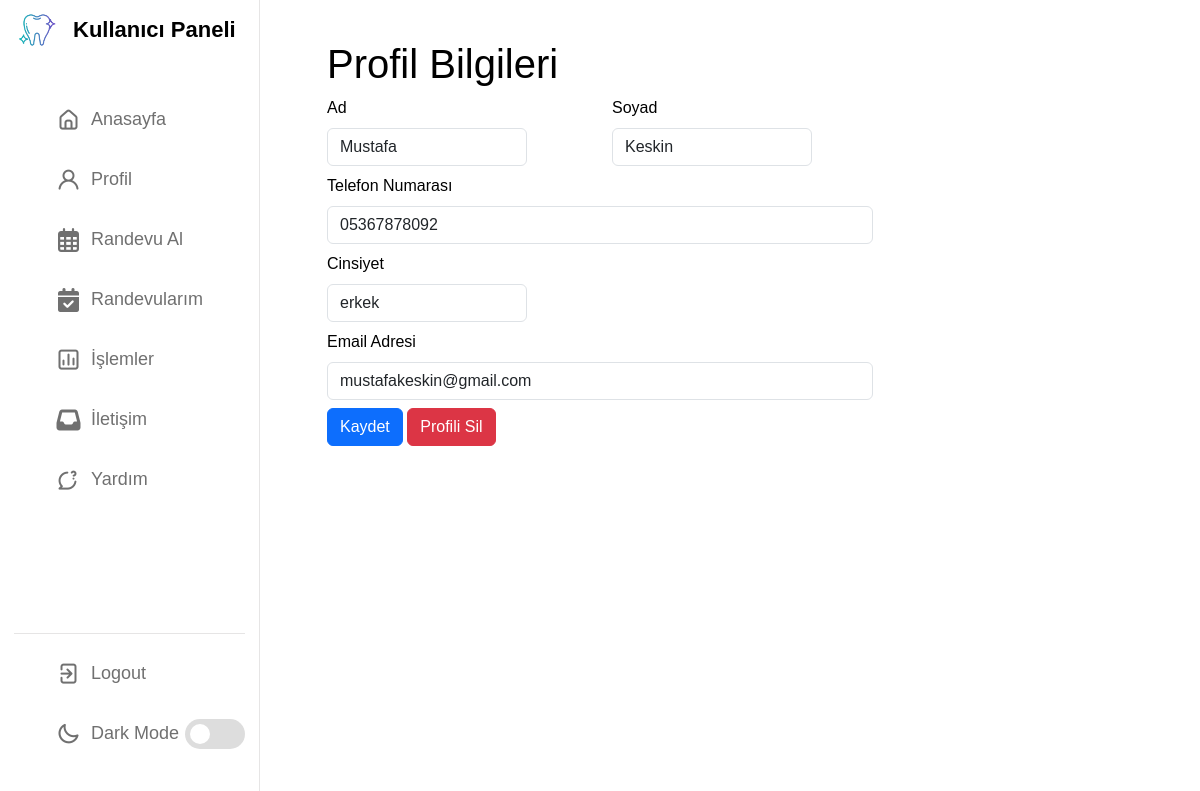
The page /php/profil.php (signed in) on the database its author committed.
### tables this page shows
CREATE TABLE `uyebilgileri_tablosu` (
  `id` int(6) UNSIGNED NOT NULL,
  `ad` varchar(30) NOT NULL,
  `surname` varchar(30) NOT NULL,
  `telefon` varchar(15) NOT NULL,
  `cinsiyet` varchar(10) NOT NULL,
  `email` varchar(50) NOT NULL,
  `sifre` varchar(50) NOT NULL
);

### php/profil.php (the view, shortened to what this page needs)
<!DOCTYPE html>
<html lang="en">
<head>
  <link rel="stylesheet" href="../css/style.css">
  <link href="https://cdn.jsdelivr.net/npm/bootstrap@5.3.0/dist/css/bootstrap.min.css" rel="stylesheet"
>
  <link rel="stylesheet" href="https://unicons.iconscout.com/release/v4.0.0/css/line.css">
</head>
<body>
  <nav>
  <div class="logo-name">
        <div class="logo-imge">
          <img src="../images/ikon.webp" alt="logo">
        </div>
        <span class="logo_name">Kullanıcı Paneli</span>
      </div>
      <div class="menu-items">
        <ul class="nav-links">
          <li>
            <a href="dashboard.php">
              <i class="uil uil-estate"></i>
              <span class="link-name">Anasayfa</span>
            </a>
          </li>
          <li>
            <a href="profil.php">
              <i class="uil uil-user"></i>
              <span class="link-name">Profil</span>
            </a>
          </li>
          <li>
            <a href="userranal.php">
            <i class="fa-regular fa-calendar-days"></i>
              <span class="link-name">Randevu Al</span>
            </a>
          </li>
          <li>
            <a href="randevularım.php">
            <i class="fa-solid fa-calendar-check"></i>
              <span class="link-name">Randevularım</span>
            </a>
          </li>
          <li><a href="İşlemler.php">
              <i class="uil uil-chart"></i>
              <span class="link-name">İşlemler</span>
            </a></li>
          <li><a href="İletişim.php">
              <i class="fa-solid fa-inbox"></i>
              <span class="link-name">İletişim</span>
            </a></li>
          <li>
            <a href="Yardım.php">
              <i class="uil uil-comment-question"></i>
              <span class="link-name">Yardım</span>
            </a>
          </li>
        </ul>
        <ul class="logout-mod">
          <li><a href="logout.php">
              <i class="uil uil-signout"></i>
              <span class="link-name">Logout</span>
            </a></li>
          <li class="mode">
            <a href="#">
              <i class="uil uil-moon"></i>
              <span class="link-name">Dark Mode</span>
            </a>
            <div class="mode-toggle">
              <span class="switch"></span>
            </div>
          </li>
        </ul>
      </div>
  </nav>
  <div class="col-15" style="height: 50.2vw; background-color: var(--primary-color); color: var(--text-color); padding-top: 20px;">
    <?php
    $conn = mysqli_connect("localhost", "root", "", "dental");
    $email = $_SESSION["email"];
    $sql = "SELECT id, ad, surname, telefon, cinsiyet, email FROM uyebilgileri_tablosu WHERE email = '$email'";
    $result = $conn->query($sql);
    if ($result->num_rows > 0) {
      $row = $result->fetch_assoc();
      $ad = $row["ad"];
      $soyad = $row["surname"];
      $telefon = $row["telefon"];
      $cinsiyet = $row["cinsiyet"];
      $email = $row["email"];
    ?>
      <div class="col-15" style="height: 50.2vw; background-color: var(--primary-color); color: var(--text-color); padding-top: 20px;">
        <div class="container">
          <div class="row">
            <div class="col-md-6 offset-md-3">
              <h1>Profil Bilgileri</h1>
              <form method="post">
                <div class="row">
                  <div class="col">
                    <div class="form-outline mb-2" style="width: 200px">
                      <label class="form-label" for="name">Ad</label>
                      <input type="text" id="name" name="name" class="form-control" value="<?php echo $ad; ?>" readonly>
                    </div>
                  </div>
                  <div class="col">
                    <div class="form-outline mb-2" style="width: 200px">
                      <label class="form-label" for="surname">Soyad</label>
                      <input type="text" id="surname" name="surname" class="form-control" value="<?php echo $soyad; ?>" readonly>
                    </div>
                  </div>
                </div>
                <div class="form-outline mb-2">
                  <label class="form-label" for="telefon">Telefon Numarası</label>
                  <input type="tel" id="telefon" name="telefon" class="form-control" value="<?php echo $telefon; ?>">
                </div>
                <div class="form-outline mb-2" style="width: 200px">
                  <label for="cinsiyet" class="form-label">Cinsiyet</label>
                  <input type="cinsiyet" id="cinsiyet" name="cinsiyet" class="form-control" value="<?php echo $cinsiyet; ?>" readonly>
                </div>
                <div class="form-outline mb-2">
                  <label class="form-label" for="email_txt">Email Adresi</label>
                  <input type="email" id="email_txt" name="email_txt" class="form-control" value="<?php echo $email; ?>" readonly required>
                </div>
                <button type="submit" class="btn btn-primary">Kaydet</button>
                <button type="submit" class="btn btn-danger" name="delete_profile" onclick="return confirm('Profilinizi silmek istediğinizden emin misiniz?')">Profili Sil</button>
              </form>
            </div>
          </div>
        </div>
      </div>
    <?php
    } else {
      echo "Kullanıcı bulunamadı.";
    }
    ?>
  </div>
</body>
</html>

### css/style.css (style rules this page uses)
* { margin: 0; padding: 0; box-sizing: border-box; font-family: 'Poppins', sans-serif; }
:root { --primary-color: #ffffff; --panel-color: #FFF; --text-color: #000; --black-light-color: #707070; --border-color: #e6e5e5; --toggle-color: #DDD; --box1-color: #4DA3FF; --box2-color: #FFE6AC; --box3-color: #E7D1FC; --title-icon-color: #fff; --tran-05: all 0.5s ease; --tran-03: all 0.3s ease; --tran-03: all 0.2s ease; }
body { min-height: 100vh; background-color:var(--panel-color); }
nav { position: fixed; top: 0; left: 0; height: 100%; width: 260px; padding: 10px 14px; background-color: var(--primary-color); border-right:1px solid var(--border-color) ; transition: var(--tran-05); }
.logo-name { display: flex; align-items: center; }
nav .logo-imge { display: flex; justify-content: center; min-width: 45px; }
nav .logo-imge img { width: 40px; object-fit: cover; border-radius: 50%; }
nav .logo-name .logo_name { font-size: 22px; font-weight: 700; transition: var(--tran-05); color: var(--text-color); margin-left: 14px; }
nav .menu-items { margin-top: 40px; height: calc(100% - 90px) ; display: flex; flex-direction: column; justify-content: space-between; }
.menu-items li { list-style: none; }
.menu-items li a { text-decoration:none ; align-items: center; display: flex; height: 60px; }
.menu-items li a i { min-width: 45px; height: 100%; display: flex; align-items: center; justify-content: center; font-size: 24px; color: var(--black-light-color); }
.menu-items li a .link-name { font-size: 18px; font-weight: 400; color: var(--black-light-color); transition: var(--tran-05); }
.menu-items .logout-mod { padding-top: 10px; border-top:1px solid var(--border-color); }
.menu-items .mode { display: flex; align-items: center; white-space: nowrap; }
.menu-items .mode-toggle { position: absolute; right: 14px; height: 50px; min-width: 45px; display: flex; align-items: center; justify-content: center; cursor: pointer; }
.mode-toggle .switch { position: relative; display: inline-block; height: 30px; width: 60px; border-radius: 25px; background-color: var(--toggle-color); }
.switch::before { content: ""; position: absolute; left: 5px; top: 50%; transform: translateY(-50%); height: 20px; width: 20px; background-color: var(--primary-color); border-radius: 50%; }

### rows shown on the page
uyebilgileri_tablosu: name "Mustafa", surname "Keskin", telefon "05367878092", cinsiyet "erkek", email_txt "mustafakeskin@gmail.com"
